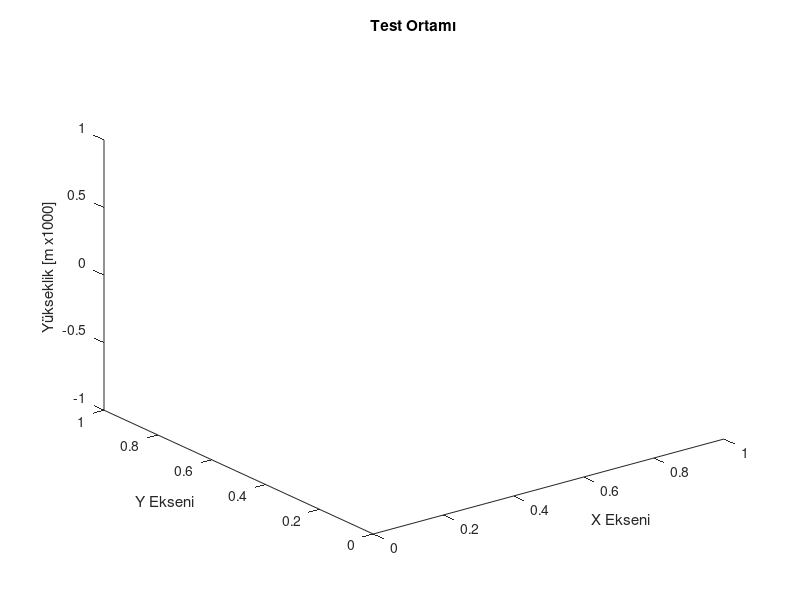

MATLAB code for this plot: (Note: this script raises an error after producing the figure.)
%% Cleaning - Temizlik Islemleri
clc; clear; close all;

%% Constants - Sabitler
MAP.X_MIN_LIMIT = -50;
MAP.X_MAX_LIMIT =  50;
MAP.Y_MIN_LIMIT = -50;
MAP.Y_MAX_LIMIT =  50;
MAP.Z_MIN_LIMIT =   0;
MAP.Z_MAX_LIMIT =  20;
MAP.STEP        = 0.1;

%% System Variable - Sistem Degsikenleri 
[MAP.X, MAP.Y]  = meshgrid(MAP.X_MIN_LIMIT:MAP.STEP:MAP.X_MAX_LIMIT, MAP.Y_MIN_LIMIT:MAP.STEP:MAP.Y_MAX_LIMIT);
MAP.Z = zeros(size(MAP.X));

%% 3D MAP Settings - 3D Harita Ayarlari
figure;
hold on;
xlabel('X Ekseni'); ylabel('Y Ekseni'); zlabel('Yükseklik [m x1000]');
title('Test Ortamı');
axis tight;
view(3);

%% 3D MAP BUILD
highlandBuilder(MAP,MAP.X_MAX_LIMIT,0.01,MAP.Y_MAX_LIMIT,0.01,MAP.Z_MAX_LIMIT);
highlandBuilder(MAP,2,2,2,3,4);
highlandBuilder(MAP,4,6,8,3,3);
highlandBuilder(MAP,1,10,12,2,2);
highlandBuilder(MAP,-15,10,-10,2,5);


radarBuilder(MAP,-5,3,0,10);
radarBuilder(MAP,15,3,0,10);



%% OTHER
xx = -20;
yy = -20;
zz =   0;


hPoint = plot3(xx, yy, zz, 'ro', 'MarkerSize', 10, 'MarkerFaceColor', 'g');

p = pso3D(MAP,[-50,-50,0],[32,45,5]);  
p = p.calculatePosition(); 
while true 
    p = p.calculatePosition(); 




    % Noktayı güncelle
    % set(hPoint, 'XData', xx, 'YData', yy, 'ZData', zz);

    drawnow; % Gerçek zamanlı güncelleme
    pause(0.1); % Küçük bir bekleme süresi ekleyerek animasyonu akıcı hale getir
end

